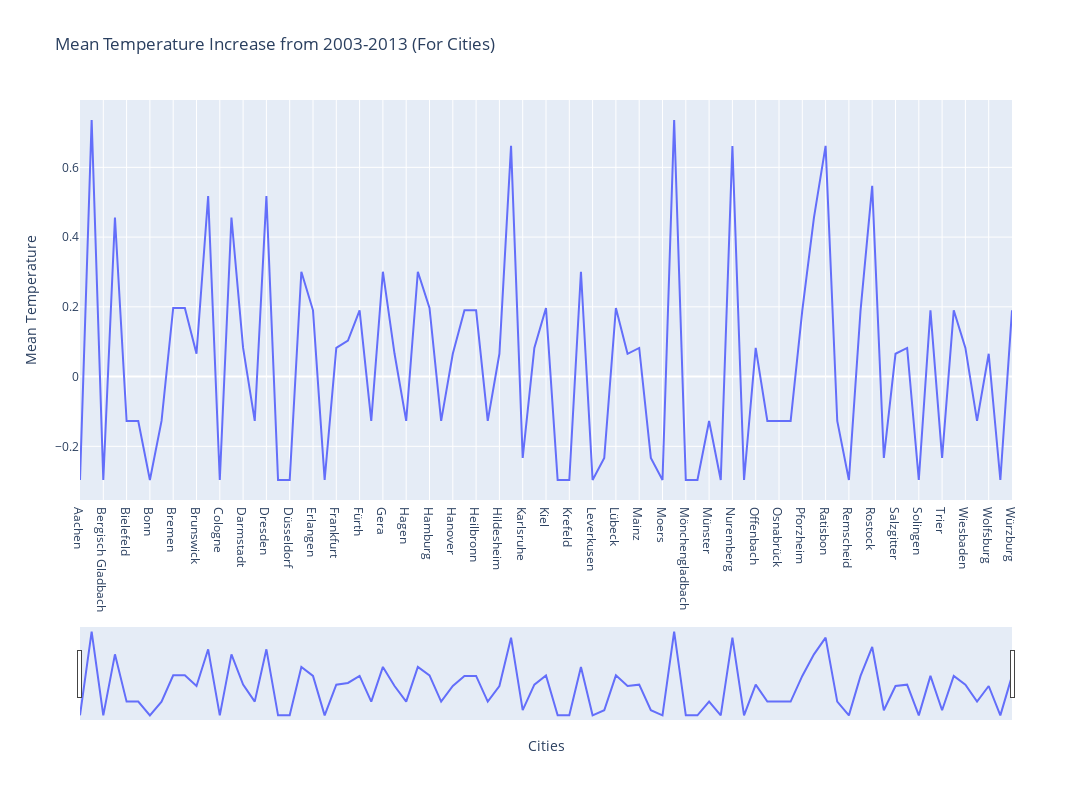

Notebook code cell kept with this figure:
### Markdown cell above
Mean Temp Increase from 2003-2013 for cities

### Code cell
fig = go.Figure()
fig.add_trace(go.Scatter(y=last_decade['diff03_13'], x=last_decade.index,name='Temperature'))

fig.update_xaxes(rangeslider_visible=True, title_text = 'Cities')
fig.update_yaxes(title_text='Mean Temperature')
fig.update_layout(title = 'Mean Temperature Increase from 2003-2013 (For Cities)', height=800, width=1500)
fig.show()

### Figure 1 — Plotly figure (JSON) as saved in the notebook; plotly's stock layout.template omitted (floating-point values rounded to 4 significant figures)
{"data": [{"name": "Temperature", "type": "scatter", "x": ["Aachen", "Augsburg", "Bergisch Gladbach", "Berlin", "Bielefeld", "Bochum", "Bonn", "Bottrop", "Bremen", "Bremerhaven", "Brunswick", "Chemnitz", "Cologne", "Cottbus", "Darmstadt", "Dortmund", "Dresden", "Duisburg", "Düsseldorf", "Erfurt", "Erlangen", "Essen", "Frankfurt", "Freiburg", "Fürth", "Gelsenkirchen", "Gera", "Göttingen", "Hagen", "Halle", "Hamburg", "Hamm", "Hanover", "Heidelberg", "Heilbronn", "Herne", "Hildesheim", "Ingolstadt", "Karlsruhe", "Kassel", "Kiel", "Koblenz", "Krefeld", "Leipzig", "Leverkusen", "Ludwigshafen", "Lübeck", "Magdeburg", "Mainz", "Mannheim", "Moers", "Munich", "Mönchengladbach", "Mülheim", "Münster", "Neuss", "Nuremberg", "Oberhausen", "Offenbach", "Oldenburg", "Osnabrück", "Paderborn", "Pforzheim", "Potsdam", "Ratisbon", "Recklinghausen", "Remscheid", "Reutlingen", "Rostock", "Saarbrücken", "Salzgitter", "Siegen", "Solingen", "Stuttgart", "Trier", "Ulm", "Wiesbaden", "Witten", "Wolfsburg", "Wuppertal", "Würzburg"], "y": [-0.2966, 0.7358, -0.2966, 0.4561, -0.1272, -0.1272, -0.2966, -0.1272, 0.1967, 0.1967, 0.06542, 0.5179, -0.2966, 0.4561, 0.08217, -0.1272, 0.5179, -0.2966, -0.2966, 0.3007, 0.19, -0.2966, 0.08217, 0.1031, 0.19, -0.1272, 0.3007, 0.06542, -0.1272, 0.3007, 0.1967, -0.1272, 0.06542, 0.19, 0.19, -0.1272, 0.06542, 0.6615, -0.233, 0.08217, 0.1967, -0.2966, -0.2966, 0.3007, -0.2966, -0.233, 0.1967, 0.06542, 0.08217, -0.233, -0.2966, 0.7358, -0.2966, -0.2966, -0.1272, -0.2966, 0.6615, -0.2966, 0.08217, -0.1272, -0.1272, -0.1272, 0.19, 0.4561, 0.6615, -0.1272, -0.2966, 0.19, 0.5469, -0.233, 0.06542, 0.08217, -0.2966, 0.19, -0.233, 0.19, 0.08217, -0.1272, 0.06542, -0.2966, 0.19]}], "layout": {"height": 800, "title": {"text": "Mean Temperature Increase from 2003-2013 (For Cities)"}, "width": 1500, "xaxis": {"rangeslider": {"visible": true}, "title": {"text": "Cities"}}, "yaxis": {"title": {"text": "Mean Temperature"}}}}
